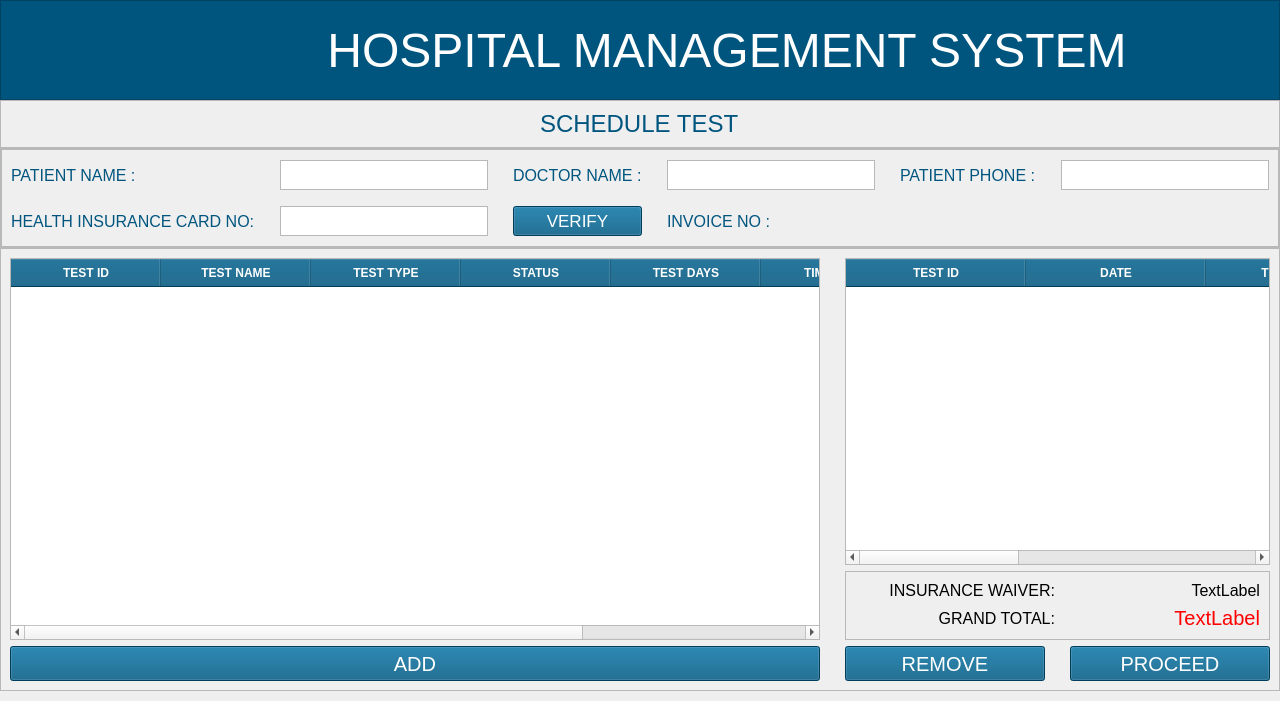
<?xml version="1.0" encoding="UTF-8"?>
<ui version="4.0">
 <class>MainWindow</class>
 <widget class="QMainWindow" name="MainWindow">
  <property name="geometry">
   <rect>
    <x>0</x>
    <y>0</y>
    <width>1280</width>
    <height>701</height>
   </rect>
  </property>
  <property name="windowTitle">
   <string>MainWindow</string>
  </property>
  <widget class="QWidget" name="centralwidget">
   <layout class="QVBoxLayout" name="verticalLayout_2">
    <property name="spacing">
     <number>0</number>
    </property>
    <property name="leftMargin">
     <number>0</number>
    </property>
    <property name="topMargin">
     <number>0</number>
    </property>
    <property name="rightMargin">
     <number>0</number>
    </property>
    <property name="bottomMargin">
     <number>10</number>
    </property>
    <item>
     <widget class="QFrame" name="header_frame">
      <property name="sizePolicy">
       <sizepolicy hsizetype="Preferred" vsizetype="Preferred">
        <horstretch>0</horstretch>
        <verstretch>0</verstretch>
       </sizepolicy>
      </property>
      <property name="minimumSize">
       <size>
        <width>1280</width>
        <height>100</height>
       </size>
      </property>
      <property name="maximumSize">
       <size>
        <width>16777215</width>
        <height>100</height>
       </size>
      </property>
      <property name="styleSheet">
       <string notr="true">background-color:rgb(0, 85, 127);</string>
      </property>
      <property name="frameShape">
       <enum>QFrame::StyledPanel</enum>
      </property>
      <property name="frameShadow">
       <enum>QFrame::Raised</enum>
      </property>
      <layout class="QHBoxLayout" name="horizontalLayout">
       <property name="sizeConstraint">
        <enum>QLayout::SetDefaultConstraint</enum>
       </property>
       <property name="leftMargin">
        <number>0</number>
       </property>
       <property name="topMargin">
        <number>0</number>
       </property>
       <property name="rightMargin">
        <number>0</number>
       </property>
       <property name="bottomMargin">
        <number>0</number>
       </property>
       <item>
        <widget class="QFrame" name="logo_frame">
         <property name="minimumSize">
          <size>
           <width>80</width>
           <height>50</height>
          </size>
         </property>
         <property name="maximumSize">
          <size>
           <width>100</width>
           <height>16777215</height>
          </size>
         </property>
         <property name="styleSheet">
          <string notr="true">background-color:transparent;
margin-top:6px;
margin-bottom:0px;</string>
         </property>
         <property name="frameShape">
          <enum>QFrame::StyledPanel</enum>
         </property>
         <property name="frameShadow">
          <enum>QFrame::Raised</enum>
         </property>
         <widget class="QLabel" name="backBtn">
          <property name="geometry">
           <rect>
            <x>20</x>
            <y>10</y>
            <width>61</width>
            <height>71</height>
           </rect>
          </property>
          <property name="cursor">
           <cursorShape>PointingHandCursor</cursorShape>
          </property>
          <property name="styleSheet">
           <string notr="true"/>
          </property>
          <property name="text">
           <string/>
          </property>
          <property name="pixmap">
           <pixmap resource="../../assets/resources.qrc">:/reosurces_logo/back-svgrepo-com.svg</pixmap>
          </property>
          <property name="scaledContents">
           <bool>true</bool>
          </property>
          <property name="alignment">
           <set>Qt::AlignCenter</set>
          </property>
         </widget>
        </widget>
       </item>
       <item>
        <widget class="QFrame" name="title_frame">
         <property name="minimumSize">
          <size>
           <width>1280</width>
           <height>0</height>
          </size>
         </property>
         <property name="font">
          <font>
           <pointsize>42</pointsize>
          </font>
         </property>
         <property name="styleSheet">
          <string notr="true">background-color:transparent;</string>
         </property>
         <property name="frameShape">
          <enum>QFrame::StyledPanel</enum>
         </property>
         <property name="frameShadow">
          <enum>QFrame::Raised</enum>
         </property>
         <layout class="QVBoxLayout" name="verticalLayout">
          <item alignment="Qt::AlignHCenter">
           <widget class="QLabel" name="title_label">
            <property name="minimumSize">
             <size>
              <width>800</width>
              <height>0</height>
             </size>
            </property>
            <property name="font">
             <font>
              <pointsize>36</pointsize>
             </font>
            </property>
            <property name="styleSheet">
             <string notr="true">color:#fff;</string>
            </property>
            <property name="text">
             <string>HOSPITAL MANAGEMENT SYSTEM</string>
            </property>
            <property name="alignment">
             <set>Qt::AlignCenter</set>
            </property>
           </widget>
          </item>
         </layout>
        </widget>
       </item>
      </layout>
     </widget>
    </item>
    <item>
     <widget class="QFrame" name="frame_15">
      <property name="maximumSize">
       <size>
        <width>16777215</width>
        <height>80</height>
       </size>
      </property>
      <property name="frameShape">
       <enum>QFrame::StyledPanel</enum>
      </property>
      <property name="frameShadow">
       <enum>QFrame::Raised</enum>
      </property>
      <layout class="QVBoxLayout" name="verticalLayout_22">
       <item alignment="Qt::AlignHCenter">
        <widget class="QLabel" name="label_19">
         <property name="font">
          <font>
           <pointsize>18</pointsize>
          </font>
         </property>
         <property name="styleSheet">
          <string notr="true">color:rgb(0, 85, 127);</string>
         </property>
         <property name="text">
          <string>SCHEDULE TEST</string>
         </property>
        </widget>
       </item>
      </layout>
     </widget>
    </item>
    <item>
     <widget class="QFrame" name="frame_16">
      <property name="maximumSize">
       <size>
        <width>16777215</width>
        <height>100</height>
       </size>
      </property>
      <property name="frameShape">
       <enum>QFrame::StyledPanel</enum>
      </property>
      <property name="frameShadow">
       <enum>QFrame::Raised</enum>
      </property>
      <layout class="QGridLayout" name="gridLayout_4">
       <property name="leftMargin">
        <number>0</number>
       </property>
       <property name="topMargin">
        <number>0</number>
       </property>
       <property name="rightMargin">
        <number>0</number>
       </property>
       <property name="bottomMargin">
        <number>0</number>
       </property>
       <item row="0" column="0">
        <widget class="QFrame" name="frame_4">
         <property name="maximumSize">
          <size>
           <width>16777215</width>
           <height>100</height>
          </size>
         </property>
         <property name="frameShape">
          <enum>QFrame::StyledPanel</enum>
         </property>
         <property name="frameShadow">
          <enum>QFrame::Raised</enum>
         </property>
         <layout class="QGridLayout" name="gridLayout_3">
          <property name="topMargin">
           <number>0</number>
          </property>
          <property name="bottomMargin">
           <number>0</number>
          </property>
          <property name="horizontalSpacing">
           <number>25</number>
          </property>
          <item row="0" column="3">
           <widget class="QLabel" name="label_28">
            <property name="maximumSize">
             <size>
              <width>150</width>
              <height>16777215</height>
             </size>
            </property>
            <property name="font">
             <font>
              <pointsize>12</pointsize>
             </font>
            </property>
            <property name="styleSheet">
             <string notr="true">color:rgb(0, 85, 127);</string>
            </property>
            <property name="text">
             <string>DOCTOR NAME :</string>
            </property>
           </widget>
          </item>
          <item row="0" column="0">
           <widget class="QLabel" name="label_26">
            <property name="maximumSize">
             <size>
              <width>150</width>
              <height>16777215</height>
             </size>
            </property>
            <property name="font">
             <font>
              <pointsize>12</pointsize>
             </font>
            </property>
            <property name="styleSheet">
             <string notr="true">color:rgb(0, 85, 127);</string>
            </property>
            <property name="text">
             <string>PATIENT NAME :</string>
            </property>
           </widget>
          </item>
          <item row="0" column="4">
           <widget class="QTextEdit" name="docNameEntry">
            <property name="maximumSize">
             <size>
              <width>300</width>
              <height>30</height>
             </size>
            </property>
            <property name="font">
             <font>
              <pointsize>12</pointsize>
             </font>
            </property>
           </widget>
          </item>
          <item row="0" column="2">
           <widget class="QTextEdit" name="patNameEntry">
            <property name="maximumSize">
             <size>
              <width>300</width>
              <height>30</height>
             </size>
            </property>
            <property name="font">
             <font>
              <pointsize>12</pointsize>
             </font>
            </property>
           </widget>
          </item>
          <item row="1" column="0">
           <widget class="QLabel" name="label_29">
            <property name="maximumSize">
             <size>
              <width>270</width>
              <height>16777215</height>
             </size>
            </property>
            <property name="font">
             <font>
              <pointsize>12</pointsize>
             </font>
            </property>
            <property name="styleSheet">
             <string notr="true">color:rgb(0, 85, 127);</string>
            </property>
            <property name="text">
             <string>HEALTH INSURANCE CARD NO:</string>
            </property>
           </widget>
          </item>
          <item row="1" column="2">
           <widget class="QTextEdit" name="hiNoEntry">
            <property name="maximumSize">
             <size>
              <width>300</width>
              <height>30</height>
             </size>
            </property>
            <property name="font">
             <font>
              <pointsize>12</pointsize>
             </font>
            </property>
           </widget>
          </item>
          <item row="0" column="5">
           <widget class="QLabel" name="label_27">
            <property name="maximumSize">
             <size>
              <width>150</width>
              <height>16777215</height>
             </size>
            </property>
            <property name="font">
             <font>
              <pointsize>12</pointsize>
             </font>
            </property>
            <property name="styleSheet">
             <string notr="true">color:rgb(0, 85, 127);</string>
            </property>
            <property name="text">
             <string>PATIENT PHONE :</string>
            </property>
           </widget>
          </item>
          <item row="0" column="6">
           <widget class="QTextEdit" name="patPhoneEntry">
            <property name="maximumSize">
             <size>
              <width>300</width>
              <height>30</height>
             </size>
            </property>
            <property name="font">
             <font>
              <pointsize>12</pointsize>
             </font>
            </property>
           </widget>
          </item>
          <item row="1" column="3">
           <widget class="QPushButton" name="hiVerifyBtn">
            <property name="minimumSize">
             <size>
              <width>0</width>
              <height>30</height>
             </size>
            </property>
            <property name="font">
             <font>
              <pointsize>13</pointsize>
             </font>
            </property>
            <property name="cursor">
             <cursorShape>PointingHandCursor</cursorShape>
            </property>
            <property name="styleSheet">
             <string notr="true">background-color:rgb(0, 85, 127);
COLOR:WHITE;
BORDER-RADIUS:5PX</string>
            </property>
            <property name="text">
             <string>VERIFY</string>
            </property>
           </widget>
          </item>
          <item row="1" column="4" colspan="2">
           <widget class="QLabel" name="invoiceNoDisp">
            <property name="font">
             <font>
              <pointsize>12</pointsize>
             </font>
            </property>
            <property name="styleSheet">
             <string notr="true">color:rgb(0, 85, 127);</string>
            </property>
            <property name="text">
             <string>INVOICE NO : </string>
            </property>
           </widget>
          </item>
         </layout>
        </widget>
       </item>
      </layout>
     </widget>
    </item>
    <item>
     <widget class="QFrame" name="frame">
      <property name="frameShape">
       <enum>QFrame::StyledPanel</enum>
      </property>
      <property name="frameShadow">
       <enum>QFrame::Raised</enum>
      </property>
      <layout class="QGridLayout" name="gridLayout_2">
       <property name="horizontalSpacing">
        <number>25</number>
       </property>
       <item row="0" column="1" colspan="2">
        <widget class="QTableWidget" name="tableMyTests">
         <property name="font">
          <font>
           <family>Segoe UI</family>
           <pointsize>9</pointsize>
          </font>
         </property>
         <property name="styleSheet">
          <string notr="true">QHeaderView::section {
                background-color: #00557d;
                color: white;
                font-weight: bold;
padding:5px;
            }</string>
         </property>
         <property name="editTriggers">
          <set>QAbstractItemView::NoEditTriggers</set>
         </property>
         <attribute name="horizontalHeaderDefaultSectionSize">
          <number>180</number>
         </attribute>
         <column>
          <property name="text">
           <string>TEST ID</string>
          </property>
         </column>
         <column>
          <property name="text">
           <string>DATE</string>
          </property>
         </column>
         <column>
          <property name="text">
           <string>TEST NAME</string>
          </property>
         </column>
         <column>
          <property name="text">
           <string>TEST TYPE</string>
          </property>
         </column>
         <column>
          <property name="text">
           <string>COST</string>
          </property>
         </column>
        </widget>
       </item>
       <item row="1" column="1" colspan="2">
        <widget class="QFrame" name="frame_2">
         <property name="font">
          <font>
           <pointsize>12</pointsize>
          </font>
         </property>
         <property name="frameShape">
          <enum>QFrame::StyledPanel</enum>
         </property>
         <property name="frameShadow">
          <enum>QFrame::Raised</enum>
         </property>
         <layout class="QGridLayout" name="gridLayout">
          <item row="0" column="0">
           <widget class="QLabel" name="label">
            <property name="text">
             <string>INSURANCE WAIVER:</string>
            </property>
            <property name="alignment">
             <set>Qt::AlignRight|Qt::AlignTrailing|Qt::AlignVCenter</set>
            </property>
           </widget>
          </item>
          <item row="0" column="1">
           <widget class="QLabel" name="insuranceWaiverDisp">
            <property name="text">
             <string>TextLabel</string>
            </property>
            <property name="alignment">
             <set>Qt::AlignRight|Qt::AlignTrailing|Qt::AlignVCenter</set>
            </property>
           </widget>
          </item>
          <item row="1" column="0">
           <widget class="QLabel" name="label_2">
            <property name="text">
             <string>GRAND TOTAL:</string>
            </property>
            <property name="alignment">
             <set>Qt::AlignRight|Qt::AlignTrailing|Qt::AlignVCenter</set>
            </property>
           </widget>
          </item>
          <item row="1" column="1">
           <widget class="QLabel" name="grandTotDisp">
            <property name="font">
             <font>
              <pointsize>15</pointsize>
             </font>
            </property>
            <property name="styleSheet">
             <string notr="true">COLOR:RED;</string>
            </property>
            <property name="text">
             <string>TextLabel</string>
            </property>
            <property name="alignment">
             <set>Qt::AlignRight|Qt::AlignTrailing|Qt::AlignVCenter</set>
            </property>
           </widget>
          </item>
         </layout>
        </widget>
       </item>
       <item row="2" column="1">
        <widget class="QPushButton" name="removeTestBtn">
         <property name="minimumSize">
          <size>
           <width>200</width>
           <height>35</height>
          </size>
         </property>
         <property name="font">
          <font>
           <pointsize>15</pointsize>
          </font>
         </property>
         <property name="cursor">
          <cursorShape>PointingHandCursor</cursorShape>
         </property>
         <property name="styleSheet">
          <string notr="true">background-color:rgb(0, 85, 127);
COLOR:WHITE;
BORDER-RADIUS:5PX</string>
         </property>
         <property name="text">
          <string>REMOVE</string>
         </property>
        </widget>
       </item>
       <item row="2" column="2">
        <widget class="QPushButton" name="proceedBtn">
         <property name="minimumSize">
          <size>
           <width>200</width>
           <height>35</height>
          </size>
         </property>
         <property name="font">
          <font>
           <pointsize>15</pointsize>
          </font>
         </property>
         <property name="cursor">
          <cursorShape>PointingHandCursor</cursorShape>
         </property>
         <property name="styleSheet">
          <string notr="true">background-color:rgb(0, 85, 127);
COLOR:WHITE;
BORDER-RADIUS:5PX</string>
         </property>
         <property name="text">
          <string>PROCEED</string>
         </property>
        </widget>
       </item>
       <item row="2" column="0">
        <widget class="QPushButton" name="addBtn">
         <property name="minimumSize">
          <size>
           <width>200</width>
           <height>35</height>
          </size>
         </property>
         <property name="font">
          <font>
           <pointsize>15</pointsize>
          </font>
         </property>
         <property name="cursor">
          <cursorShape>PointingHandCursor</cursorShape>
         </property>
         <property name="styleSheet">
          <string notr="true">background-color:rgb(0, 85, 127);
COLOR:WHITE;
BORDER-RADIUS:5PX</string>
         </property>
         <property name="text">
          <string>ADD</string>
         </property>
        </widget>
       </item>
       <item row="0" column="0" rowspan="2">
        <widget class="QTableWidget" name="tableTests">
         <property name="minimumSize">
          <size>
           <width>0</width>
           <height>0</height>
          </size>
         </property>
         <property name="font">
          <font>
           <family>Segoe UI</family>
           <pointsize>9</pointsize>
          </font>
         </property>
         <property name="cursor" stdset="0">
          <cursorShape>PointingHandCursor</cursorShape>
         </property>
         <property name="styleSheet">
          <string notr="true">QHeaderView::section {
                background-color: #00557d;
                color: white;
                font-weight: bold;
padding:5px;
            }</string>
         </property>
         <property name="autoScrollMargin">
          <number>0</number>
         </property>
         <property name="editTriggers">
          <set>QAbstractItemView::NoEditTriggers</set>
         </property>
         <property name="selectionMode">
          <enum>QAbstractItemView::MultiSelection</enum>
         </property>
         <property name="selectionBehavior">
          <enum>QAbstractItemView::SelectRows</enum>
         </property>
         <property name="showGrid">
          <bool>true</bool>
         </property>
         <property name="sortingEnabled">
          <bool>true</bool>
         </property>
         <property name="wordWrap">
          <bool>false</bool>
         </property>
         <property name="cornerButtonEnabled">
          <bool>false</bool>
         </property>
         <attribute name="horizontalHeaderCascadingSectionResizes">
          <bool>true</bool>
         </attribute>
         <attribute name="horizontalHeaderDefaultSectionSize">
          <number>150</number>
         </attribute>
         <attribute name="verticalHeaderDefaultSectionSize">
          <number>45</number>
         </attribute>
         <column>
          <property name="text">
           <string>TEST ID</string>
          </property>
          <property name="background">
           <color>
            <red>0</red>
            <green>85</green>
            <blue>125</blue>
           </color>
          </property>
         </column>
         <column>
          <property name="text">
           <string>TEST NAME</string>
          </property>
         </column>
         <column>
          <property name="text">
           <string>TEST TYPE</string>
          </property>
         </column>
         <column>
          <property name="text">
           <string>STATUS</string>
          </property>
         </column>
         <column>
          <property name="text">
           <string>TEST DAYS</string>
          </property>
         </column>
         <column>
          <property name="text">
           <string>TIME SLOT</string>
          </property>
         </column>
         <column>
          <property name="text">
           <string>COST</string>
          </property>
         </column>
        </widget>
       </item>
      </layout>
     </widget>
    </item>
   </layout>
  </widget>
 </widget>
 <resources>
  <include location="../assets/resources.qrc"/>
  <include location="../../assets/resources.qrc"/>
 </resources>
 <connections/>
</ui>
